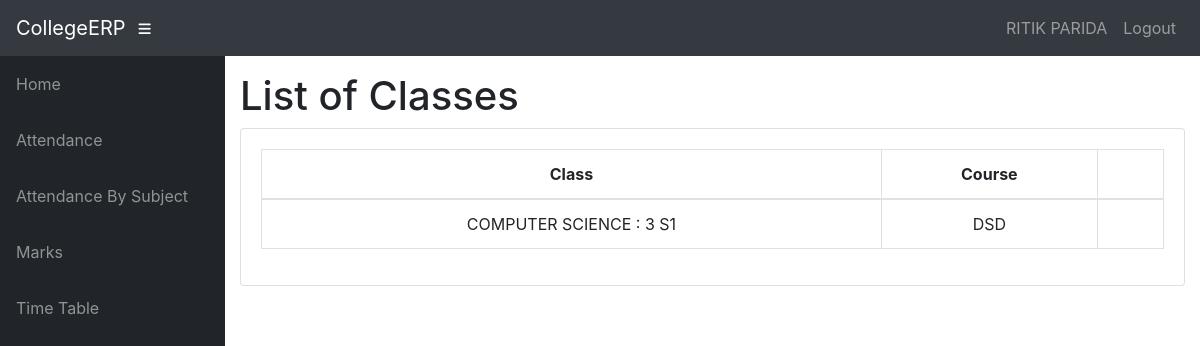
Screenshot of /teacher/CS2001/45/Classes/ (signed in) with the database file from the repository.
### info/models.py (models this page shows, shortened)
class User(AbstractUser):
    @property
    def is_student(self):
        if hasattr(self, 'student'):
            return True
        return False

class Student(models.Model):
    user = models.OneToOneField(User, on_delete=models.CASCADE, null=True)
    class_id = models.ForeignKey(Class, on_delete=models.CASCADE, default=1)
    USN = models.CharField(primary_key='True', max_length=100)
    name = models.CharField(max_length=200)
    sex = models.CharField(max_length=50, choices=sex_choice, default='Male')
    DOB = models.DateField(default='1998-01-01')

class Assign(models.Model):
    class_id = models.ForeignKey(Class, on_delete=models.CASCADE)
    course = models.ForeignKey(Course, on_delete=models.CASCADE)
    teacher = models.ForeignKey(Teacher, on_delete=models.CASCADE)
    class Meta:
        unique_together = (('course', 'class_id', 'teacher'),)

class Class(models.Model):
    id = models.CharField(primary_key='True', max_length=100)
    dept = models.ForeignKey(Dept, on_delete=models.CASCADE)
    section = models.CharField(max_length=100)
    sem = models.IntegerField()
    class Meta:
        verbose_name_plural = 'classes'
    def __str__(self):
        d = Dept.objects.get(name=self.dept)
        return '%s : %d %s' % (d.name, self.sem, self.section)

class Dept(models.Model):
    id = models.CharField(primary_key='True', max_length=100)
    name = models.CharField(max_length=200)
    def __str__(self):
        return self.name

class Course(models.Model):
    dept = models.ForeignKey(Dept, on_delete=models.CASCADE)
    id = models.CharField(primary_key='True', max_length=50)
    name = models.CharField(max_length=50)
    shortname = models.CharField(max_length=50, default='X')
    def __str__(self):
        return self.name

### info/views.py (the view)
# urls.py: path('teacher/<slug:teacher_id>/<int:choice>/Classes/', views.t_clas, name='t_clas'),
@login_required
def t_clas(request, teacher_id, choice):
    teacher1 = get_object_or_404(Teacher, id=teacher_id)
    return render(request, 'info/t_clas.html', {'teacher1': teacher1, 'choice': choice})

### info/templates/info/t_clas.html (shortened to what this page needs)
{% extends 'info/base.html' %}
{% block content %}
    <h1>List of Classes</h1>
    <div class="card mb-3">
            <div class="card-body">
              <div class="table-responsive">
                <table class="table table-bordered text-center" id="dataTable" width="100%" cellspacing="0">
                  <thead>
                    <tr>
                        <th>Class</th>
                        <th>Course</th>
                        <th></th>
                    </tr>
                  </thead>
                  <tbody>
                    {% for ass in teacher1.assign_set.all %}
                    <tr>
                        <td>{{ ass.class_id }}</td>
                        <td>{{ ass.course }}</td>
                        <td>
                        </td>
                    </tr>
                    {% empty %}
                            <p>teacher has no courses</p>
                    {% endfor %}
                  </tbody>
                </table>
              </div>
    </div>
{% endblock %}

### info/templates/info/base.html (shortened to what this page needs)
<!DOCTYPE html>
<html lang="en">
  <head>
      {% load static %}
    <link href="{% static '/info/bootstrap/vendor/bootstrap/css/bootstrap.min.css' %}" rel="stylesheet">
    <link href="{% static '/info/bootstrap/vendor/fontawesome-free/css/all.min.css' %}" rel="stylesheet" type="text/css">
    <link href="{% static '/info/bootstrap/vendor/datatables/dataTables.bootstrap4.css' %}" rel="stylesheet">
    <link href="{% static '/info/bootstrap/css/sb-admin.css' %}" rel="stylesheet">
  </head>
  <body id="page-top">
    <nav class="navbar navbar-expand navbar-dark bg-dark static-top">
      <a class="navbar-brand mr-1" href="{% url 'index' %}">CollegeERP</a>
      <button class="btn btn-link btn-sm text-white order-1 order-sm-0" id="sidebarToggle" href="#">
        <i class="fas fa-bars"></i>
      </button>
        <div class="collapse navbar-collapse" id="navbarResponsive">
          <ul class="navbar-nav ml-auto">
            <li class="nav-item">
                {% if request.user.is_student %}
                    <a class="nav-link text-capitalize">{{ request.user.student.name }}</a>
                {% elif request.user.is_teacher %}
                    <a class="nav-link text-capitalize">{{ request.user.teacher.name }}</a>
                {% endif %}
            </li>
            <li class="nav-item">
                <a class="nav-link" href="#" data-toggle="modal" data-target="#logoutModal">Logout</a>
            </li>
          </ul>
        </div>
    </nav>
    <div id="wrapper">
      <ul class="sidebar navbar-nav">
            <li class="nav-item">
              <a class="nav-link" href="{% url 'index' %}">
                <span>Home</span>
              </a>
            </li>
        {% if request.user.is_student %}
            <li class="nav-item">
              <a class="nav-link" href="{% url 'attendance' request.user.student.USN %}">
                <span>Attendance</span>
              </a>
            </li>
            <li class="nav-item">
              <a class="nav-link" href="{% url 'attendance' request.user.student.USN %}">
                <span>Attendance By Subject</span>
              </a>
            </li>
            <li class="nav-item">
              <a class="nav-link" href="{% url 'marks_list' request.user.student.USN %}">
                <span>Marks</span>
              </a>
            </li>
              <li class="nav-item">
              <a class="nav-link" href="{% url 'timetable' request.user.student.class_id_id %}">
                <span>Time Table</span>
              </a>
            </li>
        {% endif %}
      </ul>
      <div id="content-wrapper">
        <div class="container-fluid">
            {% block content %}
            {% endblock %}
        </div>
      </div>
    </div>
  </body>
</html>

### rows the page displays
User: user.student.name "RITIK PARIDA"
Assign: class_id "COMPUTER SCIENCE : 3 S1", course "DSD"
